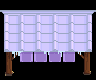

This is a level from a 2D game, rendered from its Tiled map with the project's own tilesets. A one-line summary and the complete map file follow:
An orthogonal 6x5 tile map with 16x16 px tiles, 1 tile layer (AlwaysFront).

<map version="1.10" tiledversion="1.11.2" orientation="orthogonal" renderorder="right-down" compressionlevel="0" width="6" height="5" tilewidth="16" tileheight="16" infinite="0" nextlayerid="8" nextobjectid="1">
 <tileset firstgid="1" source="master_canopies.tsx" /><layer id="4" name="AlwaysFront" width="6" height="5">
  <data encoding="csv">
451,452,453,454,455,456,
505,506,507,508,509,510,
559,560,561,562,563,564,
613,614,615,616,617,618,
667,668,669,0,671,672
</data>
 </layer>
</map>
